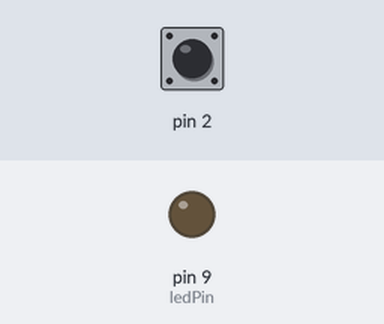
This sketch was run on a simulated Arduino Uno, built with avr-gcc and run on an emulated ATmega328P. Parts: output pins drawn as LEDs (lit = HIGH). The inputs (shaded band) are chosen by the test bench; at power-on: pin 2 HIGH.

Above: at 1.2 s.
1.3 s: pin 2 pulled LOW for 0.15 s
At 2.38 s:
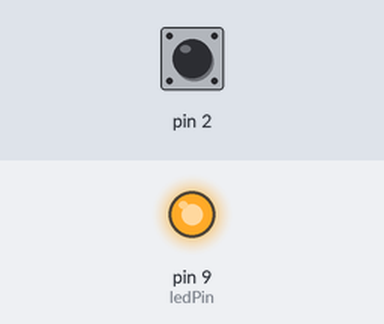
3.9 s: pin 2 pulled LOW for 1 s
At 7.1 s:
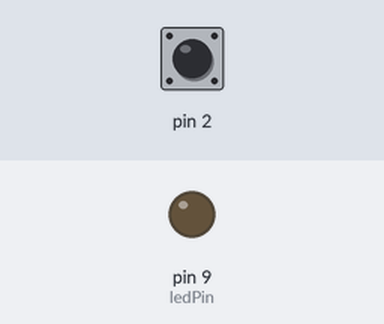
7.4 s: pin 2 pulled LOW for 3.2 s
At 9.4 s:
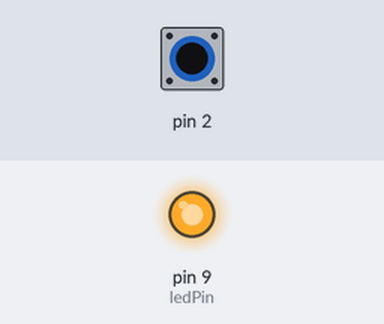
Timing chart, 0 to 13.1 s (numbered marks = the images above; inputs shaded):
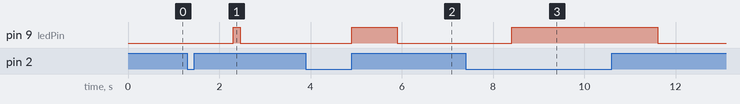

The sketch:

_1SecDelay.ino
```cpp
const int ledPin = 9;

boolean timetable[100];
int current = 0;
unsigned long previousMillis = 0;
void setup() {
  //start serial connection
  Serial.begin(9600);
  //configure pin2 as an input and enable the internal pull-up resistor
  pinMode(2, INPUT_PULLUP);
  pinMode(ledPin, OUTPUT);
  for(int i = 0; i<100; i++)
  {
    timetable[i]=false;
  }
}

void loop() {
  unsigned long currentMillis = millis();

  if(currentMillis - previousMillis >= 10)
  {
    previousMillis = currentMillis;
    if(timetable[current])
    {
      digitalWrite(ledPin, HIGH);
    }
    else
    {
      digitalWrite(ledPin, LOW);
    }

    int sensorVal = digitalRead(2);
    if (sensorVal == HIGH) {
      timetable[current] = false;
    }
    else {
      timetable[current] = true;
    }
    current++;
    current = current % 100;
  }
}
```

Measured:
- after the input at 1.3 s, pin 9 (ledPin): LOW → HIGH after 1.0 s, → LOW 0.15 s later
- after the input at 3.9 s, pin 9 (ledPin): LOW → HIGH after 1.0 s, → LOW 0.99 s later
- after the input at 7.4 s, pin 9 (ledPin): LOW → HIGH after 1.0 s, → LOW 3.2 s later
